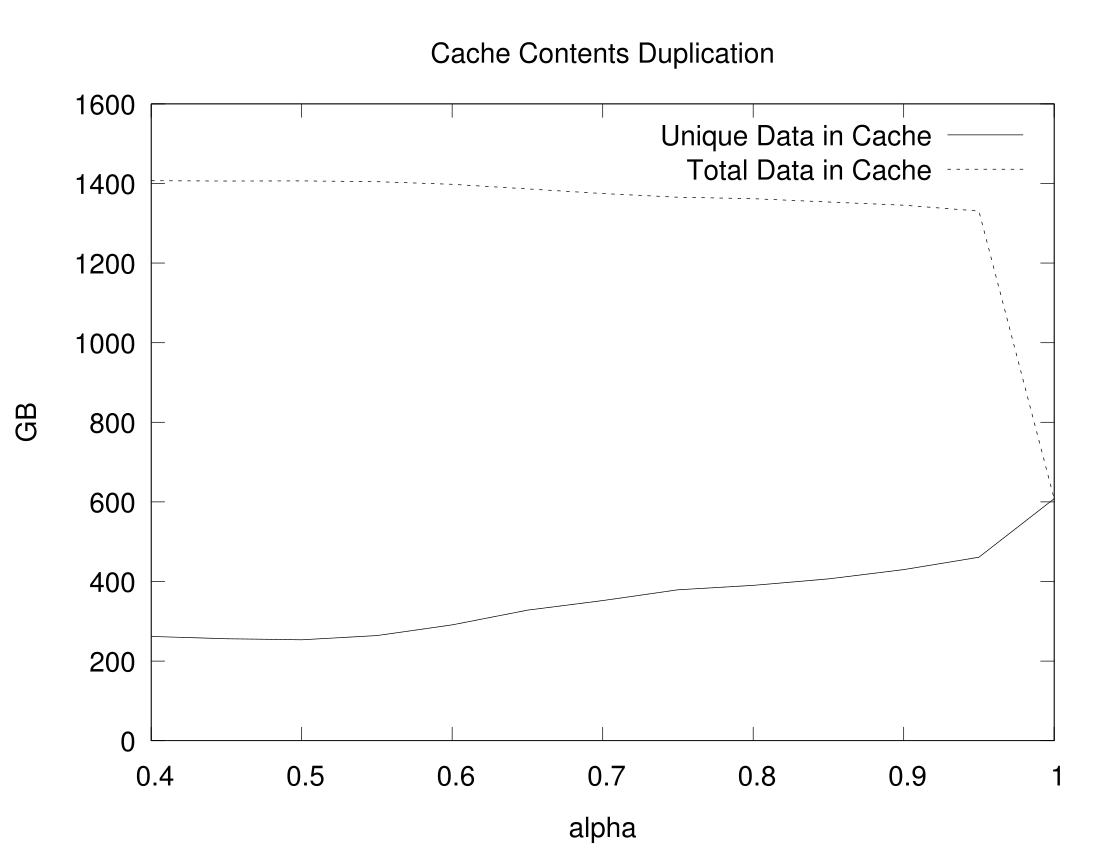

This chart was generated by the following gnuplot code:
load "common.plt"
set output ARG2

set title "Cache Contents Duplication"
set ylabel "GB"
set xrange [0.4:]

plot ARG1 using "alpha":(column("usize")/1e9) with lines title 'Unique Data in Cache', \
     ARG1 using "alpha":(column("size")/1e9) with lines title 'Total Data in Cache', \
